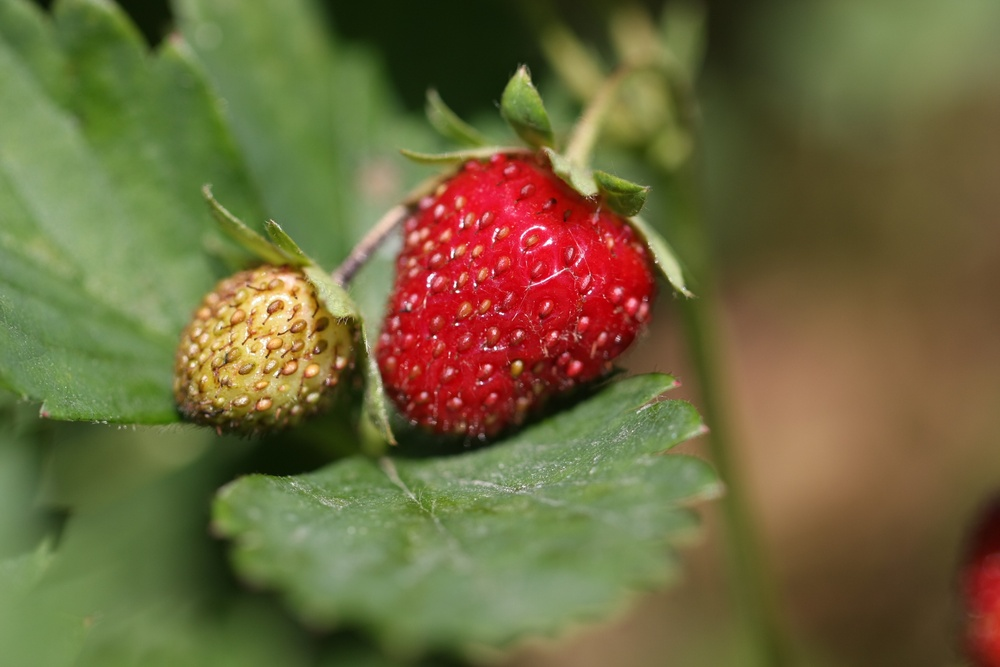
#> input picture find_red_python/strawberries.jpg, 1000 x 667 px, shrunk from 2121 x 1414 before the run
$ python find_red.py strawberries.jpg   (older library calls are emulated)
#> lines starting #> are read from the running program, lines starting #| are printed output that depends on the picture; after the words box and inside, x2 and y2 are one past the last pixel; in counts of white or black regions, pixels touching at a corner belong together
# import the necessary packages
import sys
import numpy as np
import cv2

def main(argv):
   if len(sys.argv) is not 2 :
      sys.exit("Usage: python find_red.py <image>.jpg")
   # load the image
   image = cv2.imread(argv[1])
#> image is the input picture: shape (667, 1000, 3); mean B, G, R 60.7, 103.4, 110.1

   # find the red color in the image
   upper = np.array([65, 65, 255])
   lower = np.array([0, 0, 200])


   mask = cv2.inRange(image, lower, upper)
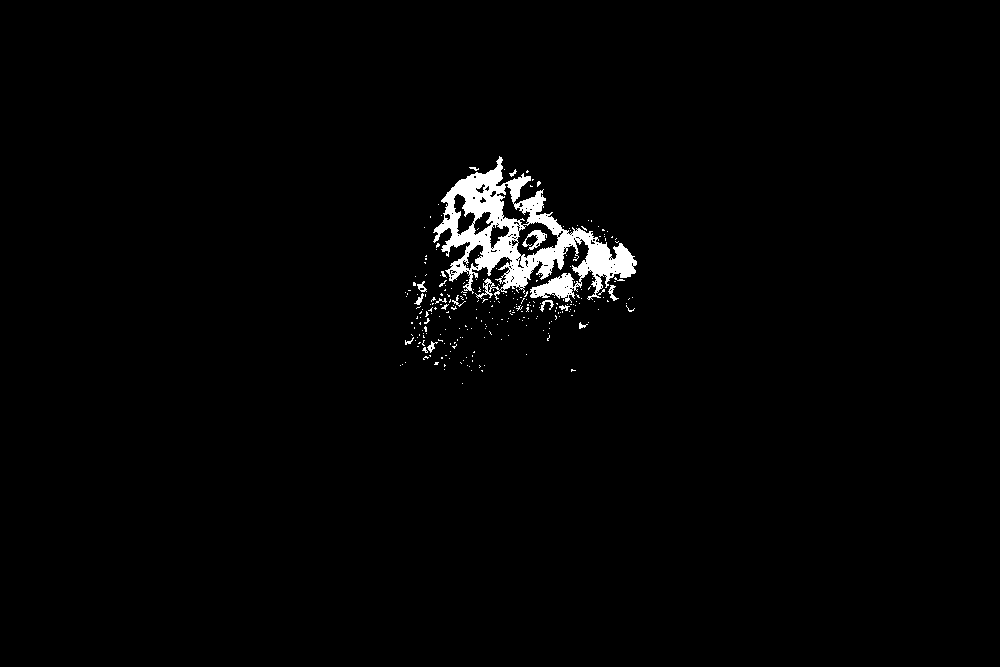
#> mask: shape (667, 1000); 1.8% white; 265 white regions (251 under 20 px)

   # find contours in the masked image and keep the largest one
   (_, cnts, _) = cv2.findContours(mask.copy(), cv2.RETR_EXTERNAL,
                  cv2.CHAIN_APPROX_SIMPLE)
#> cnts = 261 contours, 255 with area under 20; largest, box (x1, y1, x2, y2) and area: (433, 156, 637, 303) 12383, (608, 285, 619, 301) 45, (417, 281, 427, 292) 43, (427, 341, 438, 353) 34, (540, 300, 554, 312) 34, (414, 293, 424, 305) 31
   c = max(cnts, key=cv2.contourArea)
#> c = contour of 1219 points, box (x1, y1, x2, y2) (433, 156, 637, 303), area 12383

   # approximate the contour
   peri = cv2.arcLength(c, True)
#> peri = 2074.5
   approx = cv2.approxPolyDP(c, 0.05 * peri, True)
#> approx = [[441, 200], [635, 272]]

   # draw an ID tag on/surrounding the red object
   cv2.drawContours(image, [approx], -1, (0, 255, 0), 4)
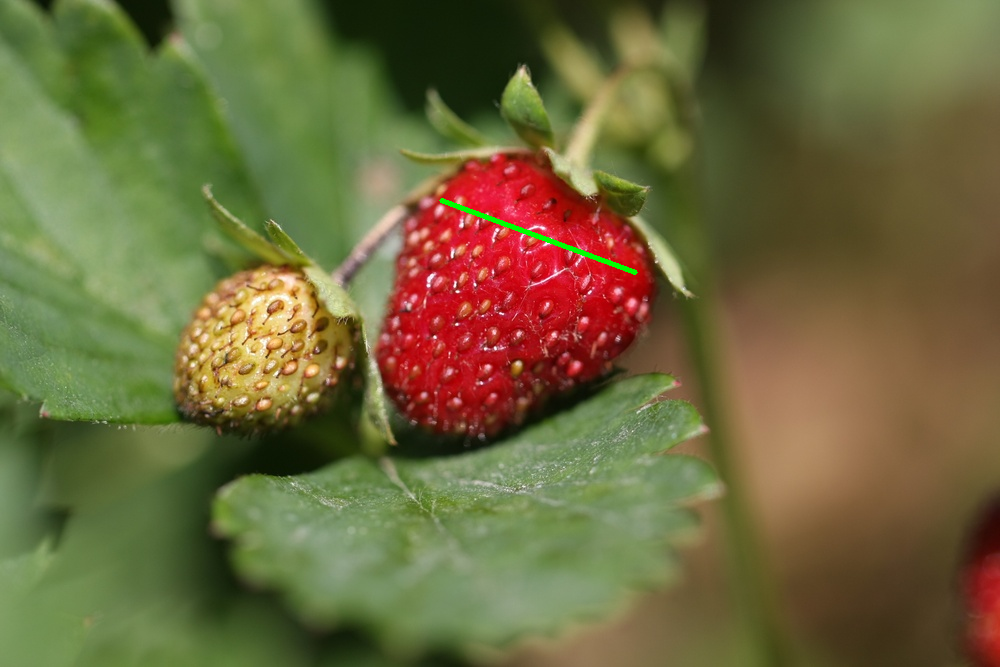
#> image: shape (667, 1000, 3); 0.16% of pixels changed, all inside (x1, y1, x2, y2) = (439, 198, 638, 275)
   cv2.imshow("Image", image)
   cv2.waitKey(0)

if __name__ == "__main__":
   main(sys.argv)

$ run again, on Project1/23 Strawberry Field.jpg
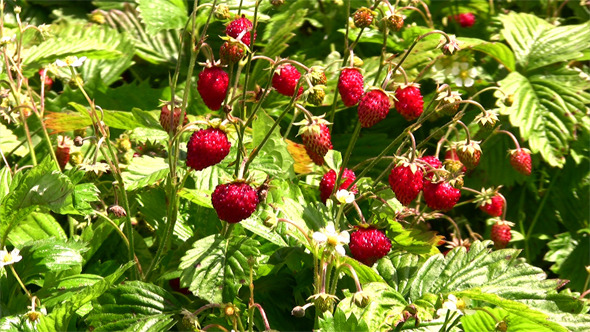
#> input picture Project1/23 Strawberry Field.jpg, 590 x 332 px
#> in main, image is the input picture: shape (332, 590, 3); mean B, G, R 50, 131.3, 125.9
#> in main, `mask = cv2.inRange(image, lower, upper)`:
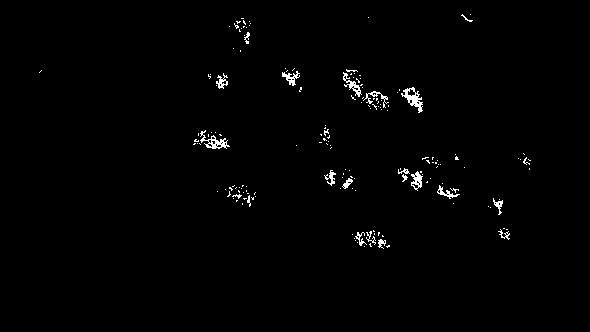
#> mask: shape (332, 590); 1.1% white in thin lines or dots, all inside (x1, y1, x2, y2) = (39, 14, 531, 249)
#> cnts = 166 contours, 151 with area under 20; largest, box (x1, y1, x2, y2) and area: (401, 87, 423, 113) 216, (200, 130, 230, 149) 172, (411, 171, 423, 191) 116, (343, 72, 362, 97) 107, (282, 71, 300, 86) 80
#> c = contour of 78 points, box (x1, y1, x2, y2) (401, 87, 423, 113), area 216
#> peri = 113.6
#> approx = [[403, 90], [421, 111], [418, 91]]
#> in main, `cv2.drawContours(image, [approx], -1, (0, 255, 0), 4)`:
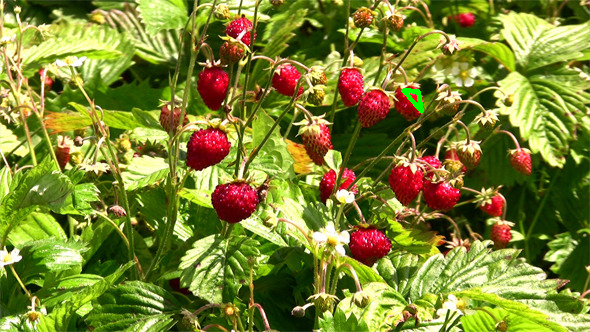
#> image: shape (332, 590, 3); 0.14% of pixels changed, all inside (x1, y1, x2, y2) = (401, 88, 424, 114)
